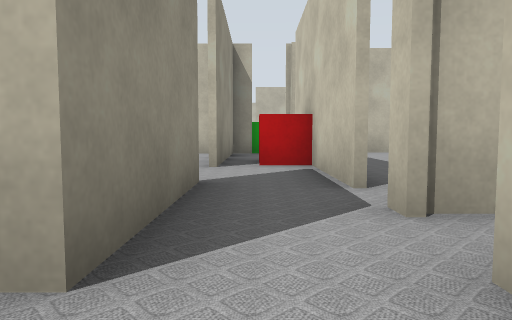
view 1 (above)

13 first-person views from a walk through a Gazebo world. The camera is 0.5 m above the floor, tilts 4° down and sees 70° across. The lines on the ground mark 1 m squares. The floor is counted in squares, 1 m on a side. Each view is taken from the middle of a square. On the plan, view 1 faces up. The plan holds only what a view shows up to about 9 squares ahead; the rest is blank. The place goes on beyond the plan.

view 2
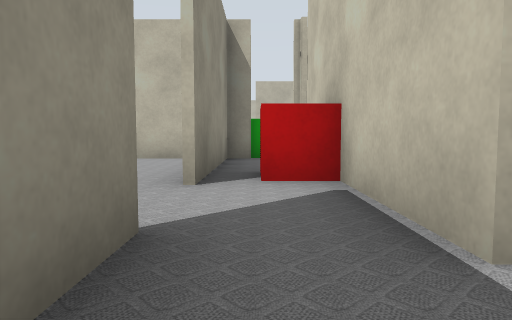

view 3
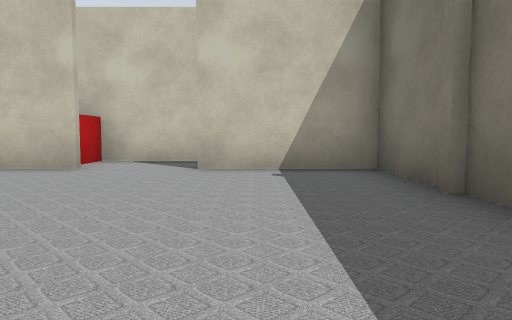

view 4
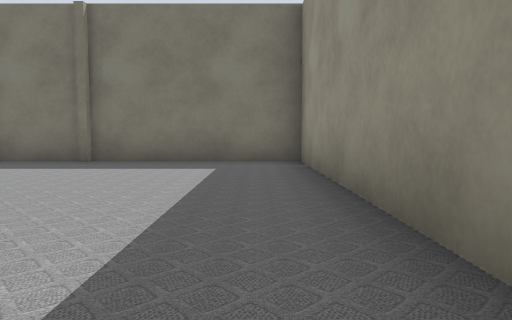

view 5
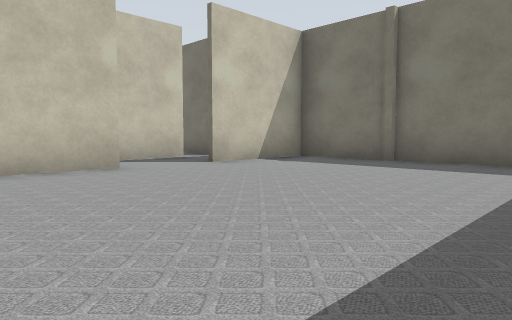

view 6
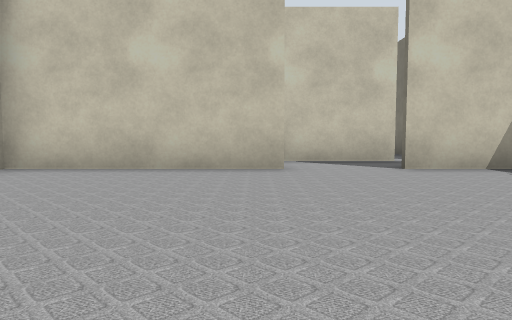

view 7
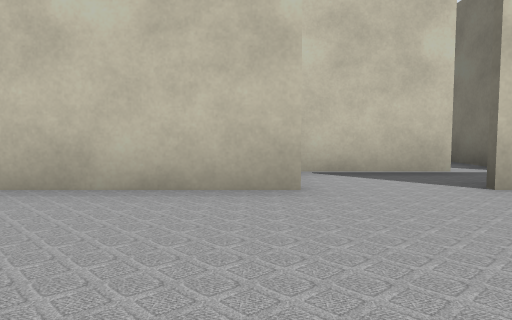

view 8
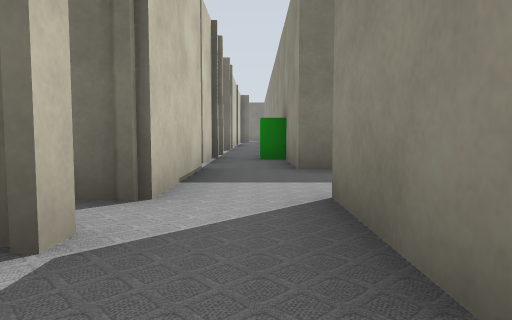

view 9
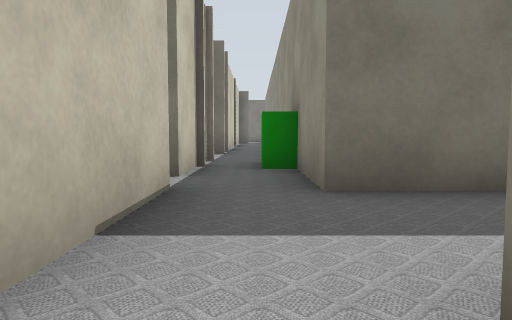

view 10
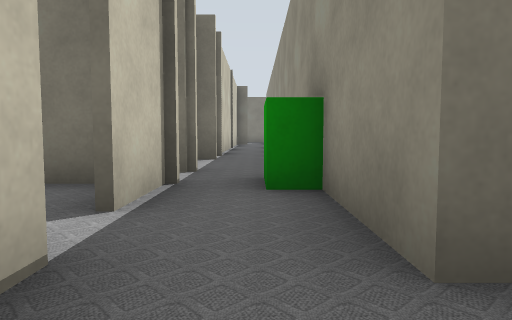

view 11
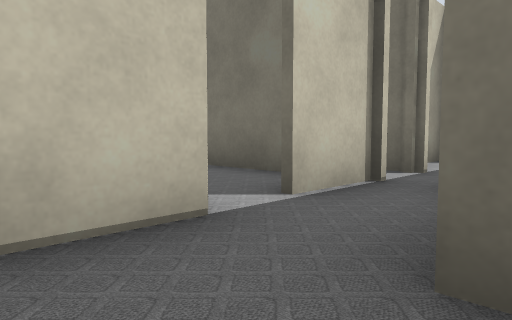

view 12
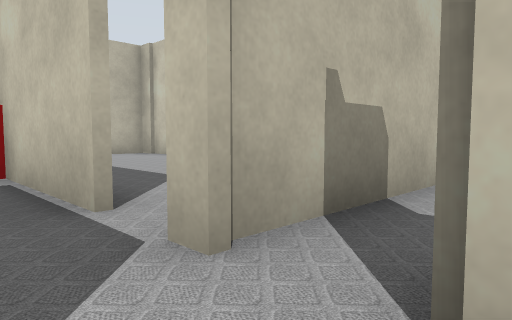

view 13
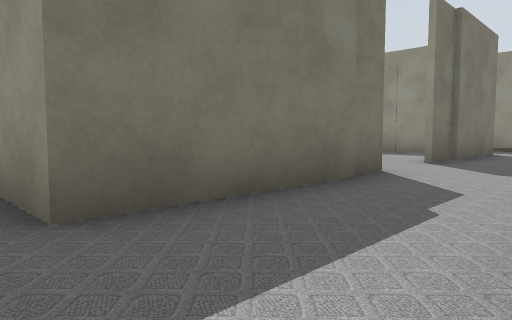

### Floor plan
Ten units are one square. View 1 is at (0, 0); x grows to the right and y downward. Boxes are objects, and circles mark ways between rooms. Rooms are numbered by the first view taken in them; rooms with no view inside come last. Other rooms are left out.
<svg viewBox="-115 -90 155 184">
<path fill="none" stroke="#000" d="M-104 12 -66 12M-49 12 -6 12M9 5 9 -12M-7 -61 -7 -85M-6 -39 -6 -11M9 -66 9 -85M-6 -85 -6 -61M-68 -69 -68 -12 -7 -12 -7 -39M9 -32 9 -56M9 15 9 5M-6 12 -6 34M16 37 35 37M9 39 9 22M-6 34 -6 89"/>
<rect x="-5" y="-75" width="20" height="20" fill="#bbb"><title>red box</title></rect>
<rect x="-15" y="35" width="20" height="10" fill="#bbb"><title>green box</title></rect>
<circle cx="0" cy="-15" r="3" fill="#2a7"/>
<circle cx="0" cy="10" r="3" fill="#2a7"/>
<circle cx="0" cy="30" r="3" fill="#2a7"/>
<text x="-110" y="30">1</text>
<text x="-30" y="-50">2</text>
<text x="10" y="20">3</text>
<text x="-10" y="40">4</text>
</svg>
Room 1 opens to room 2. Room 1 opens to room 3. Room 3 opens to room 4.

Where each view was taken, in squares from view 1:
view 1: 0 up, 0 right, facing up
view 2: 2 up, 0 right, facing up
view 3: 3 up, 6 left, facing right
view 4: 8 up, 6 left, facing down
view 5: 8 up, 6 left, facing down-right
view 6: 6 up, 6 left, facing right
view 7: 6 up, 4 left, facing right
view 8: 4 up, 0 right, facing down
view 9: 2 up, 0 right, facing down
view 10: 0 up, 0 right, facing down
view 11: 0 up, 1 left, facing down-right
view 12: 1 up, 0 right, facing up-right
view 13: 1 up, 0 right, facing down-left
